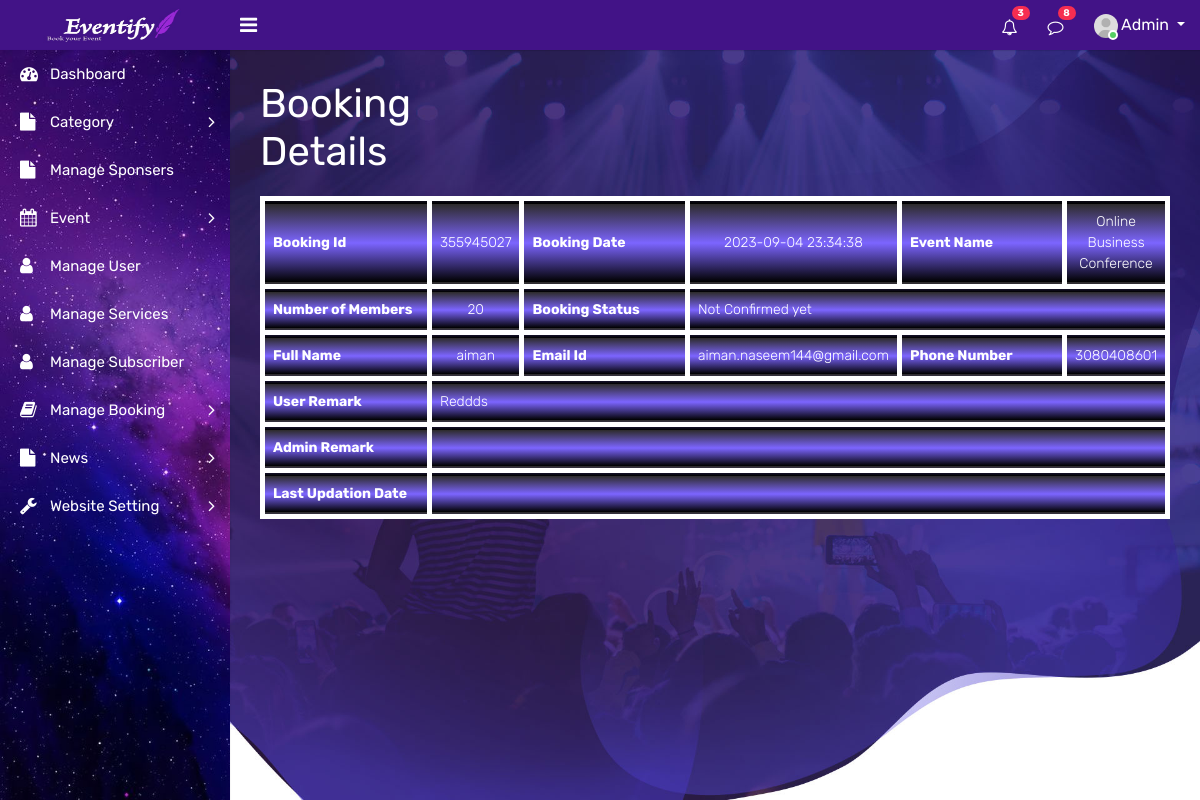
Screenshot of /admin/admin/booking-details.php?bkid=2 (signed in) with the database file from the repository.
### tables this page shows
CREATE TABLE `tbl_booking` (
  `id` int(11) NOT NULL,
  `booking_id` bigint(12) DEFAULT NULL,
  `user_id` int(11) DEFAULT NULL,
  `event_id` int(11) DEFAULT NULL,
  `no_member` int(11) DEFAULT NULL,
  `user_remarks` mediumtext DEFAULT NULL,
  `admin_remarks` mediumtext DEFAULT NULL,
  `user_cancel_remarks` mediumtext DEFAULT NULL,
  `booking_date` timestamp NOT NULL DEFAULT current_timestamp(),
  `booking_status` varchar(100) DEFAULT NULL,
  `last_updation_date` timestamp NULL DEFAULT NULL ON UPDATE current_timestamp()
);

CREATE TABLE `tbl_events` (
  `id` int(11) NOT NULL,
  `cat_id` char(10) DEFAULT NULL,
  `sponser_id` char(10) DEFAULT NULL,
  `event_name` varchar(255) DEFAULT NULL,
  `event_discription` mediumtext DEFAULT NULL,
  `event_start_date` date DEFAULT NULL,
  `event_end_date` date DEFAULT NULL,
  `event_location` varchar(255) DEFAULT NULL,
  `event_image` varchar(255) DEFAULT NULL,
  `price` varchar(225) NOT NULL,
  `posting_date` timestamp NULL DEFAULT current_timestamp(),
  `last_updationdate` timestamp NULL DEFAULT NULL ON UPDATE current_timestamp(),
  `is_active` int(1) DEFAULT NULL
);

CREATE TABLE `tbl_user` (
  `user_id` int(11) NOT NULL,
  `full_name` varchar(255) DEFAULT NULL,
  `user_name` varchar(255) DEFAULT NULL,
  `user_email` varchar(255) DEFAULT NULL,
  `user_phoneno` bigint(12) DEFAULT NULL,
  `user_gender` varchar(255) DEFAULT NULL,
  `user_password` varchar(255) DEFAULT NULL,
  `user_reg_date` timestamp NOT NULL DEFAULT current_timestamp(),
  `last_updationdate` timestamp NULL DEFAULT NULL ON UPDATE current_timestamp(),
  `is_active` int(1) DEFAULT NULL,
  `code` text NOT NULL
);

### admin/admin/booking-Details.php (the view, shortened to what this page needs)
<?php
include("includes/connect.php");
if(strlen($_SESSION['adminFullName'])==0)
{
header('location:../login.php');
}
else{
?>
<!DOCTYPE html>
<html lang="en">
<head>
    <link rel="stylesheet" type="text/css" href="assets/css/bootstrap.min.css">
    <link rel="stylesheet" type="text/css" href="assets/css/font-awesome.min.css">
    <link rel="stylesheet" type="text/css" href="assets/css/style.css">
</head>
<body>
    <div class="main-wrapper">
        <div class="header">
			<div class="header-left">
				<a href="index-2.html" class="logo">
                <img src="assets/img/cop.jpeg" width="145" height="35" alt="">
				</a>
			</div>
			<a id="toggle_btn" href="javascript:void(0);"><i class="fa fa-bars"></i></a>
            <ul class="nav user-menu float-right">
                <li class="nav-item dropdown d-none d-sm-block">
                    <a href="#" class="dropdown-toggle nav-link" data-toggle="dropdown"><i class="fa fa-bell-o"></i> <span class="badge badge-pill bg-danger float-right">3</span></a>
                </li>
                <li class="nav-item dropdown d-none d-sm-block">
                    <a href="javascript:void(0);" id="open_msg_box" class="hasnotifications nav-link"><i class="fa fa-comment-o"></i> <span class="badge badge-pill bg-danger float-right">8</span></a>
                </li>
                <li class="nav-item dropdown has-arrow">
                    <a href="#" class="dropdown-toggle nav-link user-link" data-toggle="dropdown">
                        <span class="user-img">
							<img class="rounded-circle" src="assets/img/user.jpg" width="24" alt="Admin">
							<span class="status online"></span>
						</span>
						<span><?php echo htmlentities($_SESSION['adminFullName'])?></span>
                    </a>
                </li>
            </ul>
        </div>
        <div class="sidebar" id="sidebar">
            <div class="sidebar-inner slimscroll">
                <div id="sidebar-menu" class="sidebar-menu">
                <ul>
                        <li class="active">
                            <a href="index-2.php"><i class="fa fa-dashboard"></i> <span>Dashboard</span></a>
                        </li>
                        <li class="submenu">
                            <a href="#"> <i class="fa fa-file fa-5x"></i></i> <span>Category</span> <span class="menu-arrow"></span></a>
                        </li>
                        <li>
                            <a href="Manage Sponsers.php"><i class="fa fa-file"></i> <span>Manage Sponsers</span></a>
                        </li>
                        <li class="submenu">
                            <a href="#"> <i class="fa fa-calendar fa-5x"></i></i> <span>Event</span> <span class="menu-arrow"></span></a>
                        </li>
                        <li class="active">
                            <a href="Manage User.php"><i class="fa fa-user"></i> <span>Manage User</span></a>
                        </li>
                    <li class="active">
                        <a href="./services.php"><i class="fa fa-user"></i> <span>Manage Services</span></a>
                    </li>
                    <li class="active">
                        <a href="Manage Subscriber.php"><i class="fa fa-user"></i> <span>Manage Subscriber</span></a>
                    </li>
						<li>
                        <li class="submenu">
                            <a href="#"><i class="fa fa-book"></i> <span>Manage Booking</span> <span class="menu-arrow"></span></a>
                        </li>
                        <li class="submenu">
                            <a href=""> <i class="fa fa-file fa-5x"></i></i> <span>News</span> <span class="menu-arrow"></span></a>
                        </li>
                        </li>
                        <li class="submenu">
                            <a href=""> <i class="fa fa-wrench fa-5x"></i></i> <span>Website Setting</span> <span class="menu-arrow"></span></a>
                        </li>
                </div>
            </div>
        </div>
        <div class="page-wrapper">
            <div class="content">
                <div class="row">
                    <div class="col-sm-4 col-3">
                        <h4 class="page-title" style="font-size: 40px;">Booking Details</h4>
                    </div>
                    <div class="col-sm-8 col-9 text-right m-b-20">
                    </div>
                </div>
                <?php
     $bid=intval($_GET['bkid']);
$sql = "SELECT tbl_booking.id as bid,tbl_booking.booking_id	,tbl_events.event_name,tbl_events.id as eid,tbl_user.full_name,tbl_booking.no_member,tbl_booking.booking_status,tbl_booking.booking_date,tbl_user.user_email,tbl_user.user_phoneno,tbl_booking.no_member,tbl_booking.user_remarks,tbl_booking.user_cancel_remarks,tbl_booking.admin_remarks	,tbl_booking.last_updation_date from tbl_booking left  join tbl_user on tbl_user.user_id=tbl_booking.user_id left join tbl_events on tbl_events.id=tbl_booking.event_id where tbl_booking.id=:bid";
$query = $conn -> prepare($sql);
$query->bindParam(':bid',$bid,PDO::PARAM_STR);
$query->execute();
$results=$query->fetchAll(PDO::FETCH_OBJ);
if($query->rowCount() > 0)
{
foreach($results as $row)
{
    ?>
                <div class="row">
                    <div class="col-md-12">
						<div class="table-responsive">
                            <table width="100%" class="table table-striped custom-table">
                                <tr>
                                    <th>Booking Id</th>
                                    <td style="text-align: center;"><?php echo htmlentities($row->booking_id);?></td>
                                    <th>Booking Date</th>
                                    <td style="text-align: center;"><?php echo htmlentities($row->booking_date);?></td>
                                    <th>Event Name</th>
                                    <td style="text-align: center;"><?php echo htmlentities($row->event_name);?></td>
                                    </tr>
                                    <tr>
                                        <th>Number of Members</th>
                                        <td style="text-align: center;"><?php echo htmlentities($row->no_member);?></td>
                                        <th>Booking Status</th>
                                        <td colspan="3"><?php $status=$row->booking_status;
if($status==""){
echo htmlentities("Not Confirmed yet");
} else {
echo htmlentities("$status");
}
?></td>
                                        </tr>
                                        <tr>
                                        <th>Full Name</th>
                                        <td style="text-align: center;"><?php echo htmlentities($row->full_name);?></td>
                                        <th>Email Id</th>
                                        <td style="text-align: center;"><?php echo htmlentities($row->user_email);?></td>
                                        <th>Phone Number</th>
                                        <td style="text-align: center;"><?php echo htmlentities($row->user_phoneno);?></td>
                                        </tr>
                                        <tr>
                                        <th>User Remark</th>
                                        <td colspan="5"><?php echo htmlentities($row->user_remarks);?></td>
                                        </tr>
                                        <tr>
                                        <th>Admin Remark</th>
                                        <td colspan="5"><?php echo htmlentities($row->admin_remarks);?></td>
                                        </tr>
                                        <tr>
                                        <th>Last Updation Date</th>
                                        <td colspan="5"><?php echo htmlentities($row->last_updation_date);?></td>
                                        </tr>
<?php }} ?>
</body>
</html>
<?php
}
?>

### admin/admin/booking-Details.php (style rules this page uses)
body { background-image: url(assets/img/featured-events-bg.jpg); background-repeat:no-repeat; background-size:cover; }
tr { border: 5px solid white; background: linear-gradient(rgb(45, 43, 43),rgb(124, 101, 255),black); color: rgb(255, 255, 255); }
th { border: 5px solid white; width: 190px; }

### rows the page displays
tbl_booking: booking "355945027", booking_date "2023-09-04 23:34:38", event.event_name "Online Business Conference", no_member "20", user.full_name "aiman", user.user_email "aiman.naseem144@gmail.com", user.user_phoneno "3080408601", user_remarks "Reddds"

### other values shown
$_SESSION['adminFullName'] "Admin"
